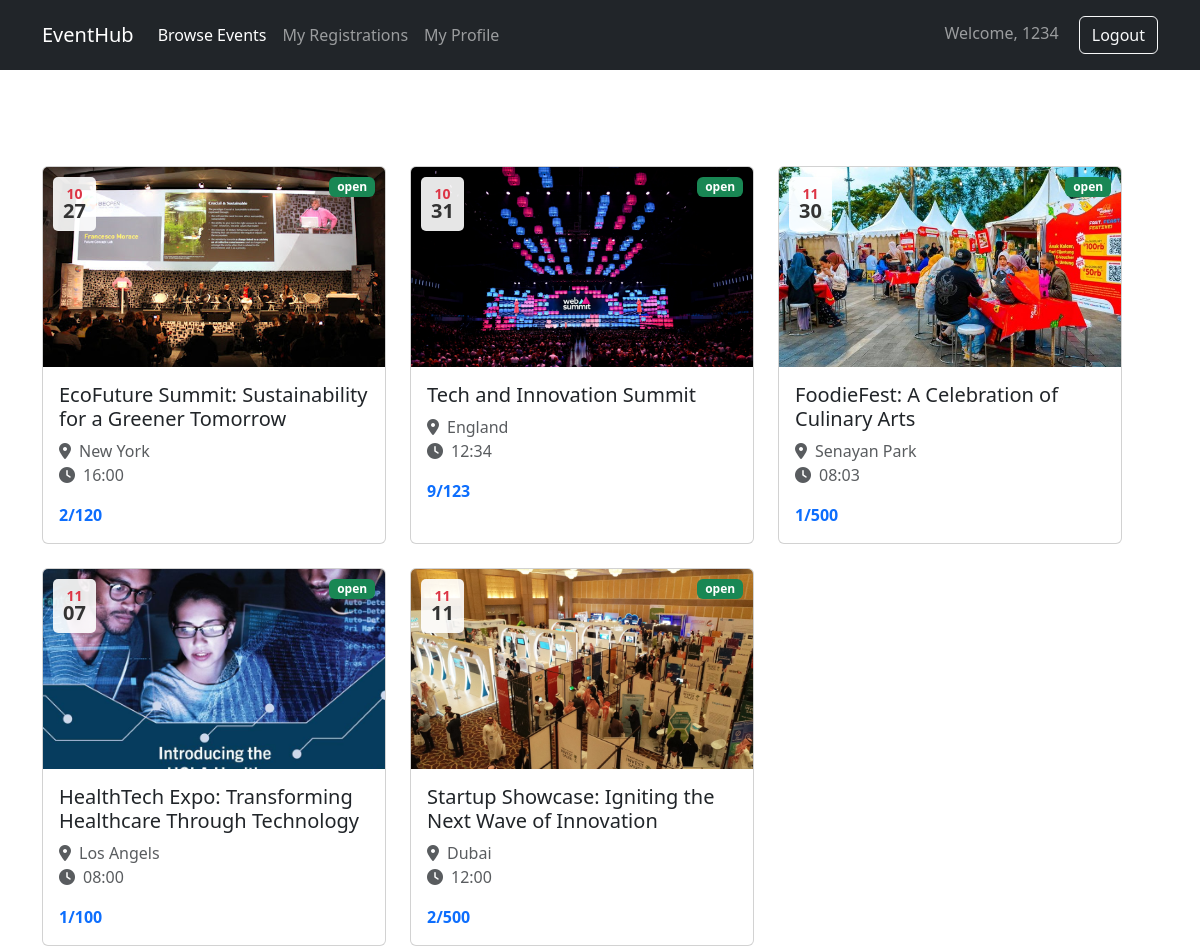
Screenshot of /index.php (signed in) with the database file from the repository.
### tables this page shows
CREATE TABLE `users` (
  `user_id` varchar(5) NOT NULL,
  `name` varchar(100) NOT NULL,
  `email` varchar(100) NOT NULL,
  `password` varchar(500) NOT NULL,
  `role` enum('admin','user') NOT NULL DEFAULT 'user',
  `created_at` timestamp NOT NULL DEFAULT current_timestamp() ON UPDATE current_timestamp()
);

CREATE TABLE `events` (
  `event_id` varchar(5) NOT NULL,
  `event_name` varchar(150) NOT NULL,
  `event_status` varchar(50) NOT NULL,
  `event_date` date NOT NULL,
  `event_time` time NOT NULL,
  `location` varchar(200) NOT NULL,
  `description` varchar(200) DEFAULT NULL,
  `curr_participants` int(11) NOT NULL,
  `max_participants` int(11) DEFAULT NULL,
  `banner_name` varchar(70) NOT NULL,
  `banner_url` varchar(200) DEFAULT NULL
);

### index.php (the view, shortened to what this page needs)
<?php
    require_once 'connection.php';
$fetchUserSQL = "SELECT name FROM users WHERE user_id = ?";
$stmt = $connection->prepare($fetchUserSQL);
$stmt->execute([$_SESSION["user_id"]]);
$userData = $stmt->fetch(PDO::FETCH_ASSOC);
$userName = $userData ? $userData['name'] : '';
?>
<!DOCTYPE html>
<html lang="en">
<head>
    <link href="https://cdn.jsdelivr.net/npm/bootstrap@5.3.0/dist/css/bootstrap.min.css" rel="stylesheet">
    <link rel="stylesheet" href="https://cdnjs.cloudflare.com/ajax/libs/font-awesome/6.4.0/css/all.min.css">
</head>
<body>
    <?php
    $sql = "SELECT * FROM events WHERE Event_status = 'open'";
    $stmt = $connection->prepare($sql);
    $stmt->execute();
    ?>
   <nav class="navbar navbar-expand-lg navbar-dark bg-dark">
    <div class="container">
        <a class="navbar-brand" href="index.php">EventHub</a>
        <div class="collapse navbar-collapse" id="navbarNav">
            <ul class="navbar-nav me-auto">
                <li class="nav-item">
                    <a class="nav-link active" href="index.php">Browse Events</a>
                </li>
                <li class="nav-item">
                    <a class="nav-link" href="user-event.php">My Registrations</a>
                </li>
                <li class="nav-item">
                    <a class="nav-link" href="user-profile.php">My Profile</a>
                </li>
            </ul>
            <span class="navbar-text">
                Welcome, <span id="userName"><?= htmlspecialchars($userName) ?></span>
                <button class="btn btn-outline-light ms-3" onclick="logout()">Logout</button>
            </span>
        </div>
    </div>
</nav>
    <div class="container pe-5">
    <div class="container py-5">
</div>
        <div class="row g-4" id="eventsContainer">
            <?php
            while($Events = $stmt->fetch(PDO::FETCH_ASSOC)){
                $idx = (int) substr($Events['event_id'], 1);
                $ymd = explode('-',$Events['event_date']);
                $month = $ymd[1];
                $date = $ymd[2];
                $CompleteTime = explode(':',$Events['event_time']);
                $eventTime = $CompleteTime[0].':'.$CompleteTime[1];
                $badgeClass = 'bg-primary';
                if ($Events['event_status'] === 'open') {
                    $badgeClass = 'bg-success';
                } elseif ($Events['event_status'] === 'cancelled') {
                    $badgeClass = 'bg-warning';
                } elseif ($Events['event_status'] === 'closed') {
                    $badgeClass = 'bg-danger';
                }
                ?>
                <div class="col-md-4">
    <div class="card event-card" onclick="updateEvent(<?= $idx ?>)" style="cursor: pointer;">
        <div class="date-badge">
            <div class="month"><?= htmlspecialchars($month) ?></div>
            <div class="day"><?= htmlspecialchars($date) ?></div>
        </div>
        <img src=<?= 'banner/'.htmlspecialchars($Events['banner_url']) ?> class="card-img-top" alt=<?= $Events['banner_name'] ?>>
        <span class="category-badge badge <?= $badgeClass ?>"><?= htmlspecialchars( $Events['event_status']) ?></span>
        <div class="card-body">
            <h5 class="card-title"><?= htmlspecialchars( $Events['event_name']) ?></h5>
            <p class="card-text text-muted">
                <i class="fas fa-map-marker-alt me-2"></i><?= htmlspecialchars($Events['location']) ?><br>
                <i class="fas fa-clock me-2"></i><?= htmlspecialchars($eventTime) ?>
            </p>
            <div class="d-flex justify-content-between align-items-center">
                <span class="text-primary fw-bold"><?= htmlspecialchars($Events['curr_participants']).'/'. htmlspecialchars($Events['max_participants']) ?></span>
            </div>
        </div>
    </div>
</div>
            <?php
            }
            ?>
        </div>
    </div>
</body>
</html>

### index.php (style rules this page uses)
.event-card { transition: transform 0.3s ease-in-out; cursor: pointer; height: 100%; }
.card-img-top { height: 200px; object-fit: cover; }
.category-badge { position: absolute; top: 10px; right: 10px; }
.date-badge { position: absolute; top: 10px; left: 10px; background: rgba(255, 255, 255, 0.9); padding: 10px; border-radius: 5px; text-align: center; line-height: 1; }
.date-badge .month { font-size: 14px; font-weight: bold; color: #dc3545; }
.date-badge .day { font-size: 20px; font-weight: bold; color: #333; }

### rows the page displays
users: name "1234"
events: event_date "10", event_date "27", banner_url+banner_name (picture), event_status "open", event_name "EcoFuture Summit: Sustainability for a Greener Tomorrow", location "New York", event_time "16:00", curr_participants "2", max_participants "120"
events: event_date "10", event_date "31", banner_url+banner_name (picture), event_status "open", event_name "Tech and Innovation Summit", location "England", event_time "12:34", curr_participants "9", max_participants "123"
events: event_date "11", event_date "30", banner_url+banner_name (picture), event_status "open", event_name "FoodieFest: A Celebration of Culinary Arts", location "Senayan Park", event_time "08:03", curr_participants "1", max_participants "500"
events: event_date "11", event_date "07", banner_url+banner_name (picture), event_status "open", event_name "HealthTech Expo: Transforming Healthcare Through Technology", location "Los Angels", event_time "08:00", curr_participants "1", max_participants "100"
events: event_date "11", banner_url+banner_name (picture), event_status "open", event_name "Startup Showcase: Igniting the Next Wave of Innovation", location "Dubai", event_time "12:00", curr_participants "2", max_participants "500"
